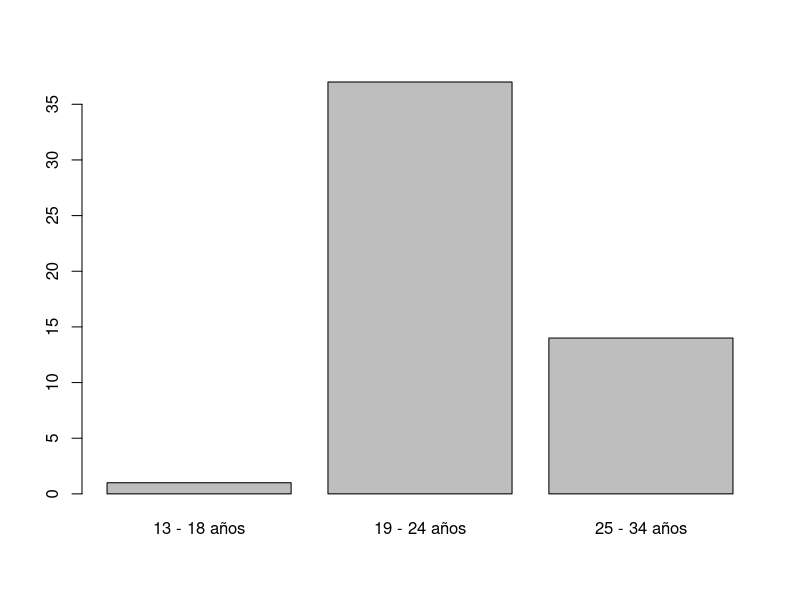
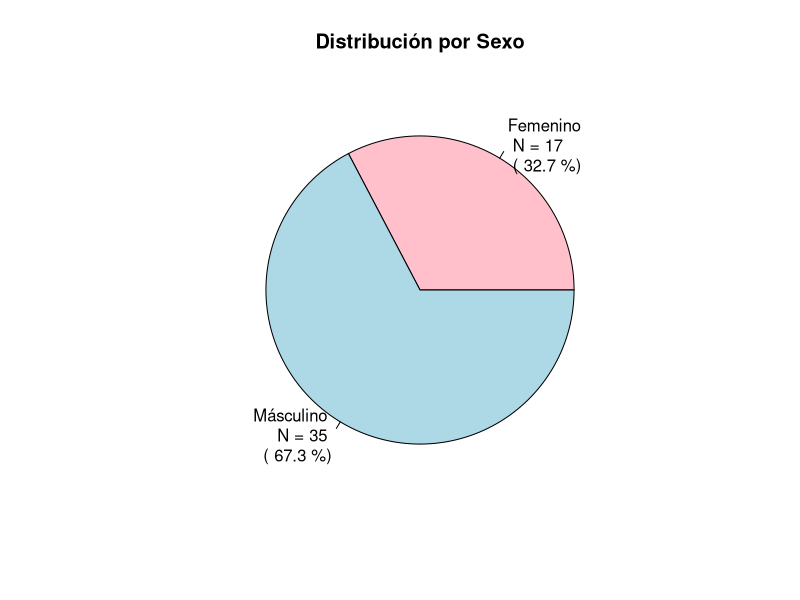
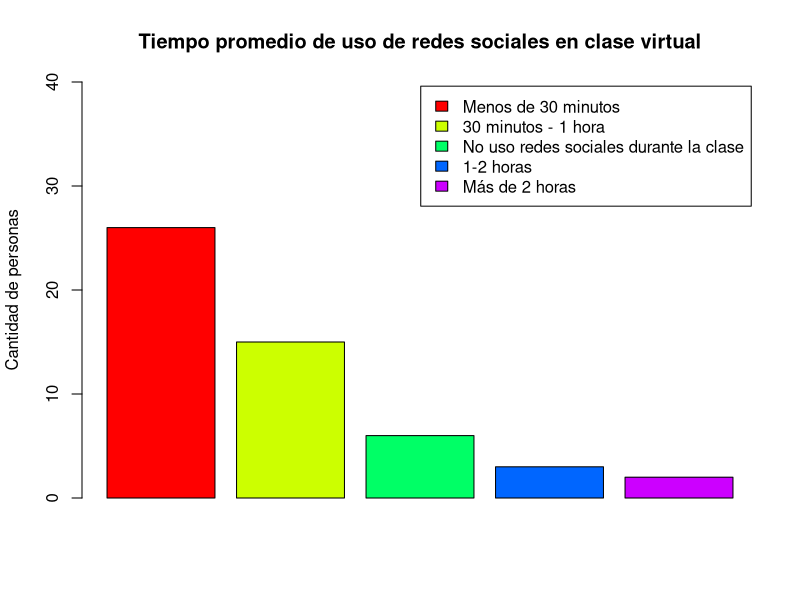
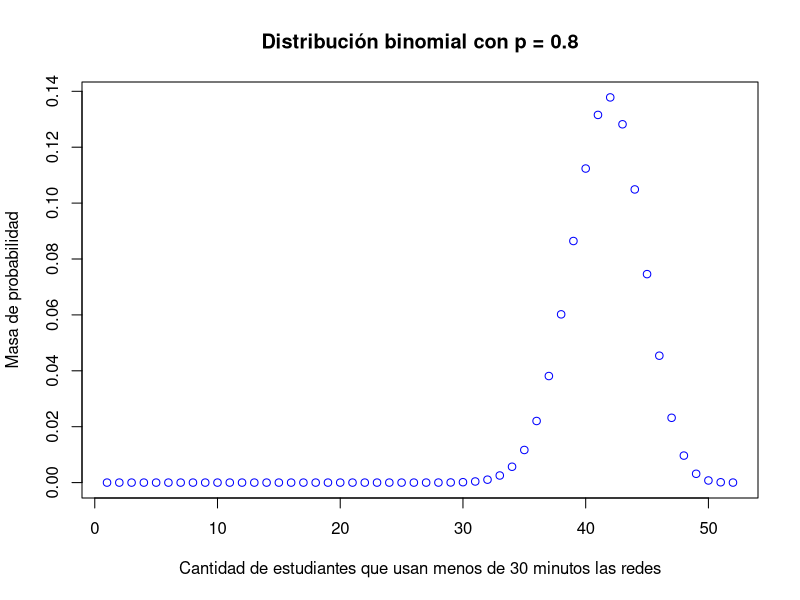
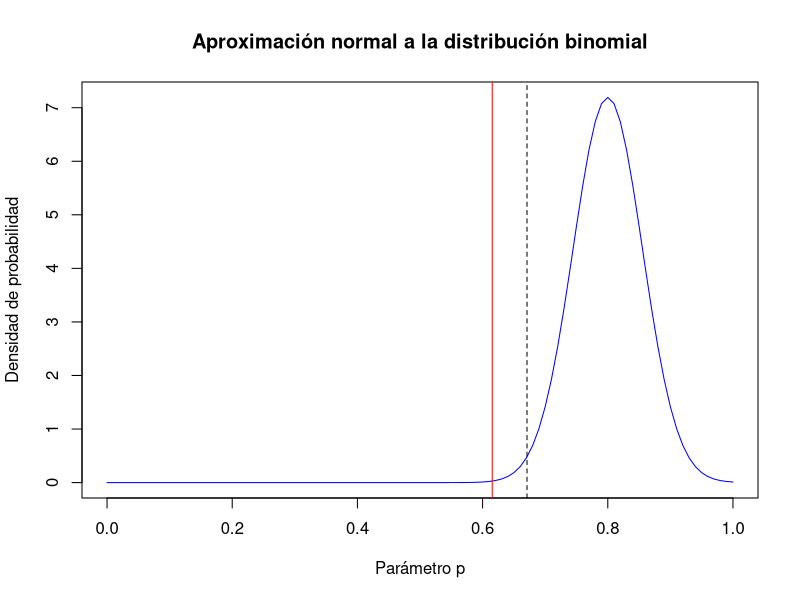
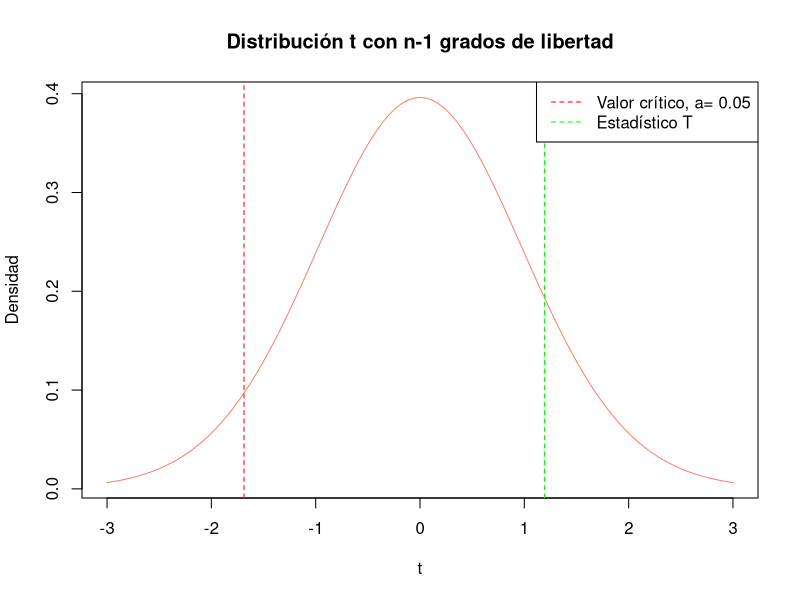

Source code (R) for these figures, in order: (Note: this script raises an error after producing the figures.)
## ---- chunk 1
knitr::opts_chunk$set(echo = TRUE)
## ---- chunk 2
social_networks_data <- read.csv("./social-network-data.csv")
social_networks_data <- social_networks_data[, -c(1)]
## ---- chunk 3
ages_frecuency <- table(social_networks_data$Edad)
barplot(ages_frecuency)
## ---- chunk 4
sexo_counts <- table(social_networks_data$Sexo)
sexo_percent <- prop.table(sexo_counts) * 100
labels <- paste(names(sexo_counts), "\n", "N =", sexo_counts, "\n", "(", round(sexo_percent, 1), "%)")
pie(sexo_counts,
    main = "Distribución por Sexo",
    col = c("pink", "lightblue"),
    labels = labels)
## ---- chunk 5
usage_hours_class <- sort(table(social_networks_data$Durante.una.clase.virtual..cuánto.tiempo.usa.redes.sociales.), decreasing = TRUE)

barplot(usage_hours_class,
        ylim = c(0, 40),
        main = "Tiempo promedio de uso de redes sociales en clase virtual",
        ylab = "Cantidad de personas",
        col = rainbow(5),
        axes = TRUE,
        axisnames = FALSE,
        legend.text = TRUE,
        args.legend = list(x = "topright", inset = 0.01))
## ---- chunk 6
h0 = 0.8
significance = 0.01
samples = length(social_networks_data$Edad)

plot(dbinom(1:samples, size = samples, prob = h0), 
     col = 'blue', 
     main = "Distribución binomial con p = 0.8", 
     xlab = "Cantidad de estudiantes que usan menos de 30 minutos las redes", 
     ylab = "Masa de probabilidad")
## ---- chunk 7
p0 = h0
p_hat = (usage_hours_class[[1]] + usage_hours_class[[3]])/ samples

mean_p_hat = p0
deviation_p_hat = sqrt(p0 * (1 - p0) / samples)

statistic_z_prop = (p_hat - mean_p_hat) / deviation_p_hat
limit = qnorm(p = significance, mean = mean_p_hat, sd = deviation_p_hat)

curve(dnorm(x, mean = mean_p_hat, sd = deviation_p_hat), 
      from = 0, 
      to = 1,
      main = "Aproximación normal a la distribución binomial",
      xlab = "Parámetro p",
      ylab = "Densidad de probabilidad",
      col = "blue")
abline(v = limit, lty = 2)
abline(v = p_hat, col = "red")
## ---- chunk 8
social_networks_data3 <- read.csv("./social-network-data.csv")
social_networks_data3 <- social_networks_data3[, -c(1)]
new_colnames3 <- c("Edad", "Sexo", "Trabaja", "Deporte", "Redes_Sociales", "Horas_Uso", "Carrera", "Semestre", "Uso_Clase", "Uso_Primeros_Semestres")
colnames(social_networks_data3) <- new_colnames3

categorias_Horas_Uso <- c("Menos de 1 hora", 
                          "1-2 horas", 
                          "2-3 horas", 
                          "3-4 horas", 
                          "4-5 horas", 
                          "Más de 5 horas")
reemplazos_Horas_Uso <- c(0.5, 1.5, 2.5, 3.5, 4.5, 6)
categorias_Uso_Primeros_Semestres <- c("Menos de 1 hora al día", 
                                       "1-2 horas al día", 
                                       "2-3 horas al día",
                                       "3-4 horas al día", 
                                       "4-5 horas al día", 
                                       "Más de 5 horas al día")
reemplazos_Uso_Primeros_Semestres <- c(0.5, 1.5, 2.5, 3.5, 4.5, 6)

social_networks_data3$Horas_Uso_1a5 <- reemplazos_Uso_Primeros_Semestres[match(social_networks_data3$Uso_Primeros_Semestres,
                                                                                      categorias_Uso_Primeros_Semestres)]

social_networks_data3$Horas_Uso_6a10 <- reemplazos_Horas_Uso[match(social_networks_data3$Horas_Uso, 
                                                            categorias_Horas_Uso)]

paired_sample <- social_networks_data3[social_networks_data3$Uso_Primeros_Semestres != "", c(11, 12)]
## ---- chunk 9
datos_1a5 <- c(paired_sample$Horas_Uso_1a5)
datos_6a10 <- c(paired_sample$Horas_Uso_6a10)
diferencia <- c(datos_6a10- datos_1a5)

tabla_datos <- data.frame(Horas_Uso_1a5 = datos_1a5,
                          Horas_Uso_6a10 = datos_6a10,
                          Diferencia = diferencia)
print(tabla_datos)
## ---- chunk 10
n= length(diferencia)
print(paste("Tamaño de la muestra:", n))
mu_d = mean(diferencia)
print(paste("Diferencia media:", mu_d))
s = sd(diferencia)
print(paste("DS muestral s:", s))

# Estadístico t
estad_T <- mu_d / (s / sqrt(n))
print(paste("Estadístico t:", estad_T))

# Nivel de significancia (alfa)
alfa <- 0.05

# Valor crítico para una cola (inferior)
ta <- qt(alfa, df = n - 1, lower.tail = TRUE)
print(paste("Valor crítico (t_alpha):", ta))

# Cálculo del p-valor (prueba de una cola, inferior)
p_value <- pt(estad_T, df = n - 1, lower.tail = TRUE)
print(paste("El p-value es:", p_value))

# Resultados de la prueba
if (p_value < alfa) {
  print("Rechazamos la hipótesis nula")
} else {
  print(paste("No podemos rechazar la hipótesis nula a un nivel de significancia de",alfa))
}
## ---- chunk 11
curve(dt(x, df = n-1), col = 'salmon', 
      from = -3, to = 3, 
      ylab = 'Densidad', xlab = 't', 
      main = 'Distribución t con n-1 grados de libertad')

abline(v = ta, col = 'red', lty = 2)
abline(v = estad_T, col = 'green', lty = 2)
legend('topright', legend = c(paste('Valor crítico, a=', alfa), 'Estadístico T'), col = c('red', 'green'), lty = 2)
## ---- chunk 12
social_networks_data2 <- read.csv("./social-network-data.csv")
social_networks_data2 <- social_networks_data2[, -c(1)]
new_colnames2 <- c("Edad", "Sexo", "Trabaja", "Deporte", "Redes_Sociales", "Horas_Uso", "Carrera", "Semestre", "Uso_Clase", "Uso_Primeros_Semestres")
colnames(social_networks_data2) <- new_colnames2

# Convertimos la columna de práctica de deporte a factor
social_networks_data2$Deporte <- factor(social_networks_data2$Deporte, levels = c("No", "Si"))

tiempo_uso <- c("1-2 horas" = 1, "2-3 horas" = 2, "3-4 horas" = 3, 
                "4-5 horas" = 4, "Más de 5 horas" = 5)
social_networks_data2$tiempo_uso_num <- tiempo_uso[social_networks_data2$Horas_Uso]
grupo_no_deporte <- social_networks_data2$tiempo_uso_num[social_networks_data2$Deporte == "No"]
grupo_si_deporte <- social_networks_data2$tiempo_uso_num[social_networks_data2$Deporte == "Si"]
## ---- chunk 13
max_length <- max(length(grupo_no_deporte), length(grupo_si_deporte))

# Rellenar con NA para que todos los vectores tengan la misma longitud
grupo_no_deporte1 <- c(grupo_no_deporte, rep(NA, max_length - length(grupo_no_deporte)))
grupo_si_deporte1 <- c(grupo_si_deporte, rep(NA, max_length - length(grupo_si_deporte)))

tabla_datos <- data.frame(No_Deporte = grupo_no_deporte1, Si_Deporte = grupo_si_deporte1)
print(tabla_datos)
## ---- chunk 14
n1 <- length(grupo_no_deporte) #muestra mas pequeña
n2 <- length(grupo_si_deporte) #muestra mas grande

# Unir los datos en un solo vector
deporte <- c(grupo_no_deporte, grupo_si_deporte)

# Ordenar los datos
fre_ordenada <- sort(deporte)

# Calcular los rangos
rangos <- rank(fre_ordenada)

# Asignar los rangos a los datos originales
rangos_NoDeporte <- rank(deporte)[1:length(grupo_no_deporte)]
rangos_SiDeporte <- rank(deporte)[(length(grupo_no_deporte) + 1):length(deporte)]

# Calcular W1 y W2
w1 <- sum(rangos_NoDeporte)
w2 <- sum(rangos_SiDeporte)
print(paste("w1 equivale a: ", w1))
print(paste("w2 equivale a: ", w2))

sub <- w1 + w2
prueba <- (length(rangos_NoDeporte) + length(rangos_SiDeporte)) * (length(rangos_NoDeporte) + length(rangos_SiDeporte) + 1) / 2
print(paste("La prueba nos indica que w1 + w2 : ", sub, "debe ser igual a: ", prueba))

# Calcular U1 y U2
u1 <- w1 - (length(rangos_NoDeporte) * (length(rangos_NoDeporte) + 1)) / 2
u2 <- w2 - (length(rangos_SiDeporte) * (length(rangos_SiDeporte) + 1)) / 2

# Obtener el valor mínimo de U
U <- min(u1, u2)
print(paste("el estadistico U es: ", U))

## ---- chunk 15
# Calculamos la media y la desviación estándar d
media_U <- (n1 * n2) / 2
sd_U <- sqrt((n1 * n2 * (n1 + n2 + 1)) / 12)

# Calculamos el z-score
Z <- (U - media_U) / sd_U
cat("Z-score:", Z, "\n")

# Calculamos el p-valor (prueba de dos colas)
p_valor <- 2 * pnorm(-abs(z))
cat("P-valor:", p_valor, "\n")

#Calculamos valor critico cola superior
z_critico <- qnorm(0.05, lower.tail = FALSE)
if (Z < -z_critico) {
  cat("Rechazamos la hipótesis nula. Los estudiantes deportistas usan significativamente menos tiempo en las redes sociales.\n")
} else {
  cat("No podemos rechazar la hipótesis nula. No hay evidencia suficiente para afirmar que los estudiantes deportistas usan menos tiempo en las redes sociales.\n")
}
## ---- chunk 16
curve(dnorm(x), from = -2, to = 2, col ='red')
abline(v = Z, col = 'orange')
abline(v= z_critico, col = 'green')
